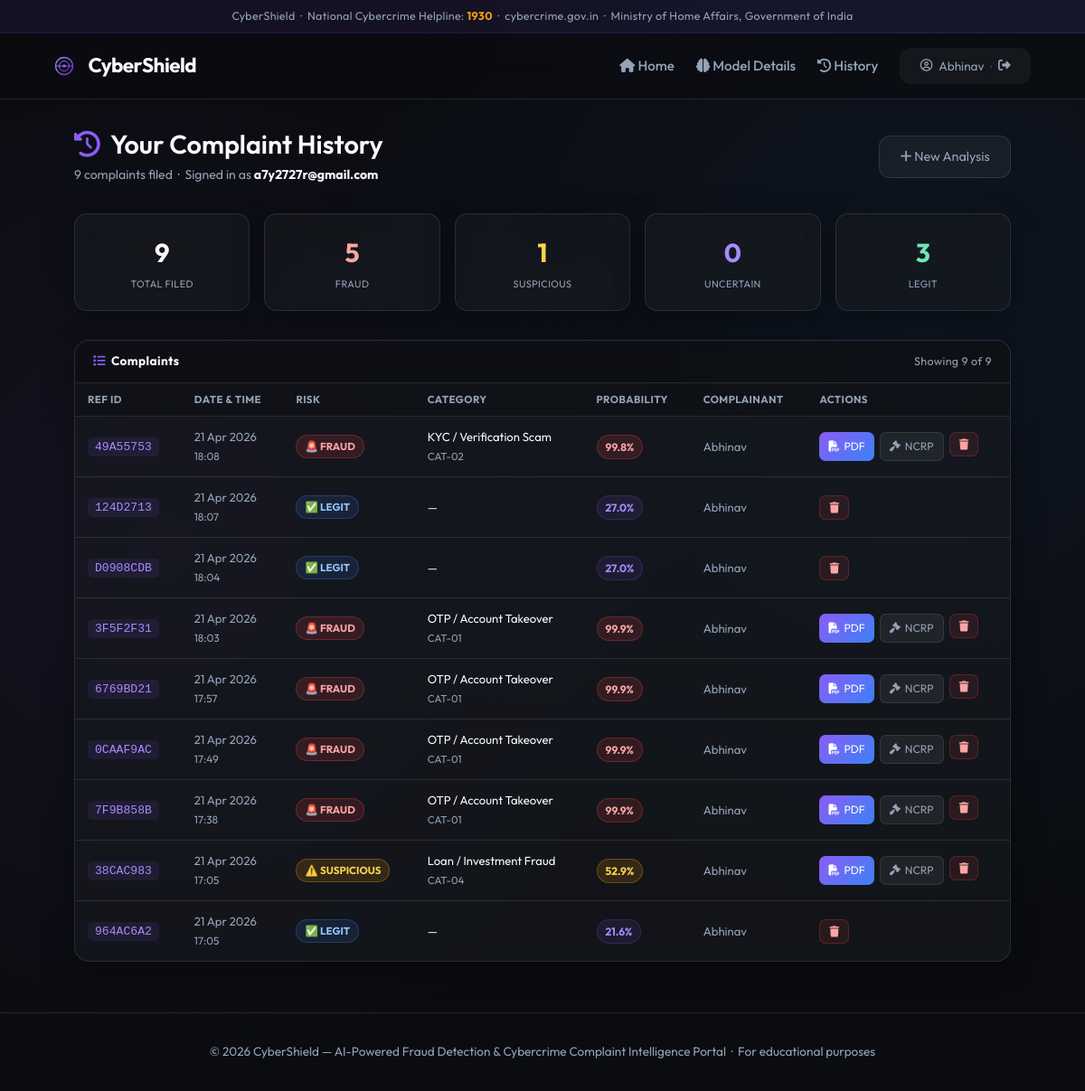
The page /history (signed in) on the database its author committed.
### models.py (models this page shows, shortened)
class User(db.Model, UserMixin):
    __tablename__ = "users"
    id         = db.Column(db.String(128), primary_key=True)   # Google sub ID
    google_id  = db.Column(db.String(128), unique=True)
    email      = db.Column(db.String(256), unique=True, nullable=False)
    name       = db.Column(db.String(256))
    picture    = db.Column(db.String(512))                     # Google avatar URL
    is_admin   = db.Column(db.Boolean, default=False)
    created_at = db.Column(db.DateTime, default=datetime.datetime.utcnow)
    last_login = db.Column(db.DateTime)
    complaints = db.relationship("Complaint",     backref="user", lazy=True)
    pending    = db.relationship("PendingReview", backref="user", lazy=True)

class Complaint(db.Model):
    __tablename__ = "complaints"
    id                  = db.Column(db.Integer, primary_key=True, autoincrement=True)
    complaint_id        = db.Column(db.String(16), unique=True, nullable=False)
    user_id             = db.Column(db.String(128), db.ForeignKey("users.id"), nullable=True)
    timestamp           = db.Column(db.DateTime, default=datetime.datetime.utcnow)
    message             = db.Column(db.Text, nullable=False)
    risk_level          = db.Column(db.String(16))
    fraud_probability   = db.Column(db.Float)
    fraud_category      = db.Column(db.String(128))
    ncrp_code           = db.Column(db.String(16))
    phones_found        = db.Column(db.Text)   # json.dumps([...])
    urls_found          = db.Column(db.Text)
    amounts_found       = db.Column(db.Text)
    otps_found          = db.Column(db.Text)
    keywords            = db.Column(db.Text)
    velocity_alerts     = db.Column(db.Text)   # json.dumps([...])
    complainant_name    = db.Column(db.String(256))
    complainant_contact = db.Column(db.String(32))
    sender              = db.Column(db.String(128))
    pdf_path            = db.Column(db.String(512))
    pending_review      = db.relationship("PendingReview",
                                          foreign_keys="PendingReview.complaint_id",
                                          primaryjoin="Complaint.complaint_id == PendingReview.complaint_id",
                                          backref="complaint_obj", lazy=True)

### app.py (the view)
@app.route("/history")
def complaint_history():
    if not current_user.is_authenticated:
        flash("Please sign in to view your complaint history.", "error")
        return redirect(url_for("login_page"))
    page       = request.args.get("page", 1, type=int)
    pagination = (Complaint.query
                  .filter_by(user_id=current_user.id)
                  .order_by(Complaint.timestamp.desc())
                  .paginate(page=page, per_page=20, error_out=False))
    complaints = pagination.items
    all_c  = Complaint.query.filter_by(user_id=current_user.id).all()
    counts = {"FRAUD":0,"SUSPICIOUS":0,"UNCERTAIN":0,"LEGIT":0}
    for c in all_c:
        if c.risk_level in counts:
            counts[c.risk_level] += 1
    return render_template("history.html",
        user=current_user,
        complaints=complaints,
        pagination=pagination,
        counts=counts,
        total=len(all_c))

### app.py (called while the page is built)
@login_manager.user_loader
def load_user(uid):
    return db.session.get(User, uid)

### templates/history.html (shortened to what this page needs)
{% extends "base.html" %}
{% block content %}
<div class="container" style="max-width:1100px;padding:2rem;">
  <div style="margin-bottom:2rem;animation:fadeInUp 0.6s ease;">
    <div style="display:flex;align-items:center;justify-content:space-between;flex-wrap:wrap;gap:1rem;">
      <div>
        <h1 style="font-size:1.8rem;margin-bottom:0.3rem;">
          <i class="fa-solid fa-clock-rotate-left" style="color:var(--primary);"></i>
          &nbsp;Your Complaint History
        </h1>
        <p style="color:var(--text-muted);font-size:0.88rem;">
          {{ total }} complaint{{ 's' if total != 1 }} filed &nbsp;·&nbsp;
          Signed in as <b style="color:var(--text-main);">{{ user.email }}</b>
        </p>
      </div>
      <a href="/" class="btn-secondary">
        <i class="fa-solid fa-plus"></i> New Analysis
      </a>
    </div>
  </div>
  <div class="stats-grid" style="grid-template-columns:repeat(auto-fit,minmax(130px,1fr));margin-bottom:2rem;">
    <div class="stat-card">
      <div class="stat-n">{{ total }}</div>
      <div class="stat-l">Total Filed</div>
    </div>
    <div class="stat-card">
      <div class="stat-n" style="color:#fca5a5;">{{ counts.FRAUD }}</div>
      <div class="stat-l">FRAUD</div>
    </div>
    <div class="stat-card">
      <div class="stat-n" style="color:#fcd34d;">{{ counts.SUSPICIOUS }}</div>
      <div class="stat-l">SUSPICIOUS</div>
    </div>
    <div class="stat-card">
      <div class="stat-n" style="color:#a78bfa;">{{ counts.UNCERTAIN }}</div>
      <div class="stat-l">UNCERTAIN</div>
    </div>
    <div class="stat-card">
      <div class="stat-n" style="color:#6ee7b7;">{{ counts.LEGIT }}</div>
      <div class="stat-l">LEGIT</div>
    </div>
  </div>
  {% if complaints %}
  <div class="admin-card" style="animation:fadeInUp 0.7s ease;">
    <div class="admin-card-head">
      <span><i class="fa-solid fa-list" style="color:var(--primary);"></i> &nbsp;Complaints</span>
      <span style="font-size:0.78rem;color:var(--text-muted);font-weight:400;">
        Showing {{ complaints|length }} of {{ total }}
      </span>
    </div>
    <div style="overflow-x:auto;">
      <table class="admin-table">
        <thead>
          <tr>
            <th>Ref ID</th>
            <th>Date &amp; Time</th>
            <th>Risk</th>
            <th>Category</th>
            <th>Probability</th>
            <th>Complainant</th>
            <th>Actions</th>
          </tr>
        </thead>
        <tbody>
          {% for c in complaints %}
          {% set rl = c.risk_level or 'UNKNOWN' %}
          <tr>
            <td>
              <span style="font-family:monospace;font-size:0.82rem;
                           background:rgba(139,92,246,0.1);color:#a78bfa;
                           padding:3px 8px;border-radius:5px;">
                {{ c.complaint_id }}
              </span>
            </td>
            <td style="color:var(--text-muted);font-size:0.82rem;white-space:nowrap;">
              {{ c.timestamp.strftime('%d %b %Y') if c.timestamp else '—' }}<br>
              <span style="font-size:0.74rem;">{{ c.timestamp.strftime('%H:%M') if c.timestamp else '' }}</span>
            </td>
            <td>
              {% if rl == 'FRAUD' %}
                <span class="threat-pill tp-CRITICAL">🚨 FRAUD</span>
              {% elif rl == 'SUSPICIOUS' %}
                <span class="threat-pill tp-HIGH">⚠️ SUSPICIOUS</span>
              {% elif rl == 'UNCERTAIN' %}
                <span class="threat-pill tp-MEDIUM">🔎 UNCERTAIN</span>
              {% else %}
                <span class="threat-pill tp-LOW">✅ LEGIT</span>
              {% endif %}
            </td>
            <td style="font-size:0.82rem;max-width:180px;">
              {{ c.fraud_category or '—' }}
              {% if c.ncrp_code and c.ncrp_code != 'TBD' and c.ncrp_code != 'N/A' %}
                <br><span style="font-size:0.72rem;color:var(--text-muted);">{{ c.ncrp_code }}</span>
              {% endif %}
            </td>
            <td>
              {% if c.fraud_probability is not none %}
                {% set pct = (c.fraud_probability * 100)|round(1) %}
                {% if pct >= 85 %}
                  <span class="prob-badge pb-high">{{ pct }}%</span>
                {% elif pct >= 45 %}
                  <span class="prob-badge pb-med">{{ pct }}%</span>
                {% else %}
                  <span class="prob-badge pb-low">{{ pct }}%</span>
                {% endif %}
              {% else %}—{% endif %}
            </td>
            <td style="font-size:0.82rem;color:var(--text-muted);">
              {{ c.complainant_name or '—' }}
            </td>
            <td>
              <div style="display:flex;gap:6px;flex-wrap:wrap;">
                {% if rl in ('FRAUD','SUSPICIOUS') %}
                <a href="/download-complaint/{{ c.complaint_id }}"
                   style="font-size:0.76rem;padding:5px 10px;border-radius:7px;
                          background:var(--gradient-hero);color:#fff;
                          text-decoration:none;display:inline-flex;align-items:center;gap:5px;">
                  <i class="fa-solid fa-file-pdf"></i> PDF
                </a>
                <a href="/ncrp-helper/{{ c.complaint_id }}"
                   style="font-size:0.76rem;padding:5px 10px;border-radius:7px;
                          background:rgba(255,255,255,0.06);border:1px solid var(--border);
                          color:var(--text-muted);text-decoration:none;
                          display:inline-flex;align-items:center;gap:5px;">
                  <i class="fa-solid fa-gavel"></i> NCRP
                </a>
                {% endif %}
                <form method="POST" action="/complaint/{{ c.complaint_id }}/delete"
                      onsubmit="return confirm('Delete this complaint permanently?');"
                      style="display:inline;">
                  <button type="submit"
                          style="font-size:0.76rem;padding:5px 10px;border-radius:7px;
                                 background:rgba(239,68,68,0.1);border:1px solid rgba(239,68,68,0.25);
                                 color:#fca5a5;cursor:pointer;font-family:inherit;">
                    <i class="fa-solid fa-trash"></i>
                  </button>
                </form>
              </div>
            </td>
          </tr>
          {% endfor %}
        </tbody>
      </table>
    </div>
  </div>
  {% endif %}
</div>
{% endblock %}

### templates/base.html (shortened to what this page needs)
<!DOCTYPE html>
<html lang="en">
<head>
  <link rel="stylesheet" href="https://cdnjs.cloudflare.com/ajax/libs/font-awesome/6.4.0/css/all.min.css">
  <link rel="stylesheet" href="{{ url_for('static', filename='style.css') }}">
</head>
<body>
  <div class="helpline-strip">
    CyberShield &nbsp;·&nbsp; National Cybercrime Helpline: <b>1930</b> &nbsp;·&nbsp; cybercrime.gov.in &nbsp;·&nbsp; Ministry of Home Affairs, Government of India
  </div>
  <nav class="navbar">
    <div class="logo">
      CyberShield
    </div>
    <div class="nav-links">
      {% if not (user and user.is_authenticated and user.is_admin) %}
      <a href="/" class="nav-item">
        <i class="fa-solid fa-house"></i> Home
      </a>
      {% endif %}
      {% if not (user and user.is_authenticated and user.is_admin) %}
      <a href="/model-details" class="nav-item">
        <i class="fa-solid fa-brain"></i> Model Details
      </a>
      {% endif %}
      {% if user and user.is_authenticated and not user.is_admin %}
        <a href="/history" class="nav-item">
          <i class="fa-solid fa-clock-rotate-left"></i> History
        </a>
      {% endif %}
      {% if user and user.is_authenticated %}
        <button onclick="document.getElementById('logout-modal').style.display='flex'"
                class="btn-secondary"
                style="font-size:0.85rem;display:flex;align-items:center;gap:7px;cursor:pointer;border:none;font-family:inherit;">
          <i class="fa-regular fa-circle-user"></i>
          {{ user.name.split()[0] }}
          <span style="opacity:0.5;font-size:0.75rem;">·</span>
          <i class="fa-solid fa-right-from-bracket"></i>
        </button>
      {% else %}
        <a href="/login" class="btn-primary">
          <i class="fa-brands fa-google"></i> Sign In
        </a>
      {% endif %}
    </div>
  </nav>
  {% block content %}{% endblock %}
  <footer>
    <p>&copy; 2026 CyberShield — AI-Powered Fraud Detection &amp; Cybercrime Complaint Intelligence Portal &nbsp;·&nbsp; For educational purposes</p>
  </footer>
</body>
</html>

### rows shown on the page
User: name "Abhinav", email "a7y2727r@gmail.com"
Complaint: complaint_id "49A55753", timestamp "21 Apr 2026", timestamp "18:08", risk_level "🚨 FRAUD", fraud_category "KYC / Verification Scam", ncrp_code "CAT-02", pct "99.8", complainant_name "Abhinav"
Complaint: complaint_id "124D2713", timestamp "21 Apr 2026", timestamp "18:07", risk_level "✅ LEGIT", fraud_category "—", pct "27.0", complainant_name "Abhinav"
Complaint: complaint_id "D0908CDB", timestamp "21 Apr 2026", timestamp "18:04", risk_level "✅ LEGIT", fraud_category "—", pct "27.0", complainant_name "Abhinav"
Complaint: complaint_id "3F5F2F31", timestamp "21 Apr 2026", timestamp "18:03", risk_level "🚨 FRAUD", fraud_category "OTP / Account Takeover", ncrp_code "CAT-01", pct "99.9", complainant_name "Abhinav"
Complaint: complaint_id "6769BD21", timestamp "21 Apr 2026", timestamp "17:57", risk_level "🚨 FRAUD", fraud_category "OTP / Account Takeover", ncrp_code "CAT-01", pct "99.9", complainant_name "Abhinav"
Complaint: complaint_id "0CAAF9AC", timestamp "21 Apr 2026", timestamp "17:49", risk_level "🚨 FRAUD", fraud_category "OTP / Account Takeover", ncrp_code "CAT-01", pct "99.9", complainant_name "Abhinav"
Complaint: complaint_id "7F9B858B", timestamp "21 Apr 2026", timestamp "17:38", risk_level "🚨 FRAUD", fraud_category "OTP / Account Takeover", ncrp_code "CAT-01", pct "99.9", complainant_name "Abhinav"
Complaint: complaint_id "38CAC983", timestamp "21 Apr 2026", timestamp "17:05", risk_level "⚠️ SUSPICIOUS", fraud_category "Loan / Investment Fraud", ncrp_code "CAT-04", pct "52.9", complainant_name "Abhinav"
Complaint: complaint_id "964AC6A2", timestamp "21 Apr 2026", timestamp "17:05", risk_level "✅ LEGIT", fraud_category "—", pct "21.6", complainant_name "Abhinav"

### other values the page prints
{{ total }} "9"
{{ 's' if total != 1 }} "s"
{{ counts.FRAUD }} "5"
{{ counts.SUSPICIOUS }} "1"
{{ counts.UNCERTAIN }} "0"
{{ counts.LEGIT }} "3"
{{ complaints|length }} "9"
